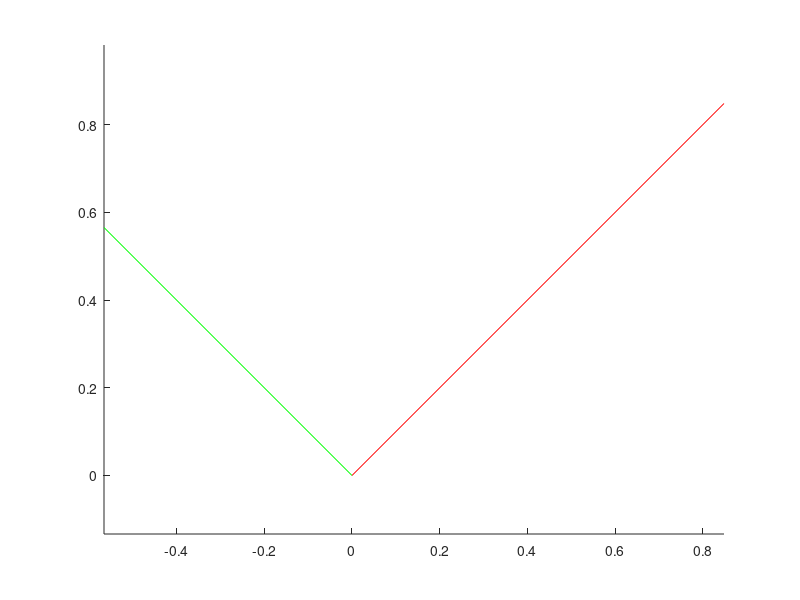

Write the MATLAB code that produced this figure.
close all
t = 0:0.1:2*pi;
x = [cos(t); sin(t)];
%plot(x(1,:),x(2,:))
axis equal

A = [1 .2
     .2 1];
y = A*x
%plot(y(1,:),y(2,:))
axis equal
 
[X,D] = eig(A)
hold on
plot(D(1,1)*[0 X(1,1)],D(1,1)*[0 X(2,1)],'g')
plot(D(2,2)*[0 X(1,2)],D(2,2)*[0 X(2,2)],'r')
hold off